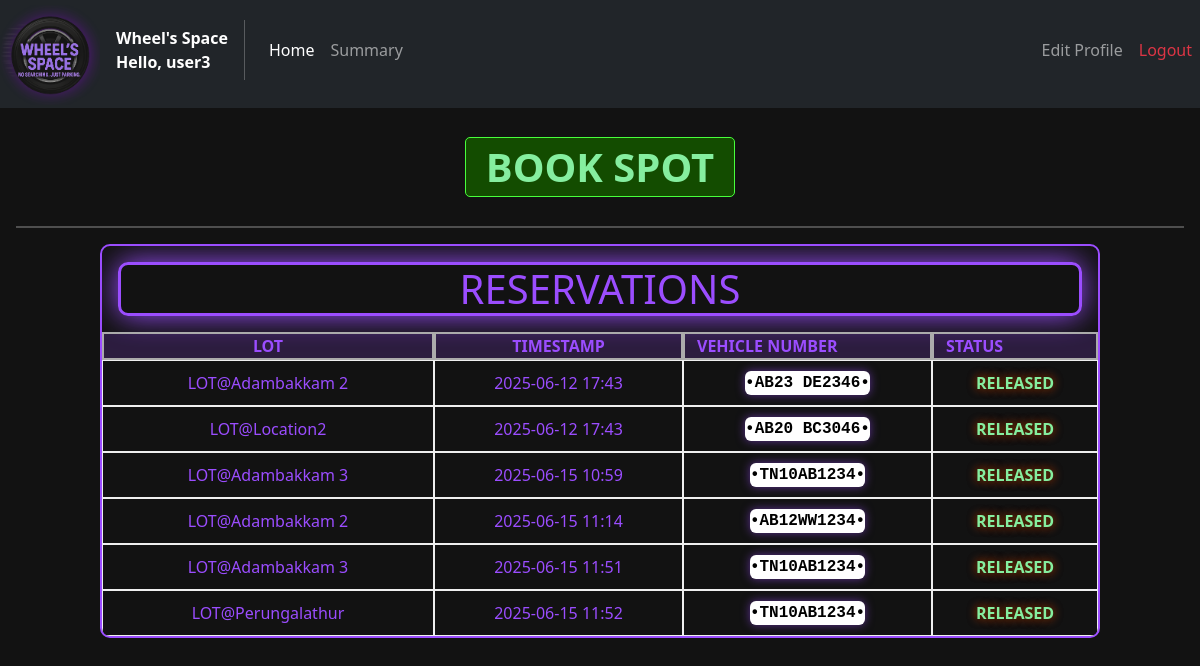
Screenshot of /home/4 with the database file from the repository.
### models/Users.py (models this page shows)
class Users(db.Model):
    __tablename__ = "Users"
    user_id = db.Column(db.Integer, primary_key = True)
    email   = db.Column(db.String(64), unique = True, nullable=False)
    passw   = db.Column(db.String(32), nullable = False)
    name    = db.Column(db.String(64), nullable = False)
    address = db.Column(db.Text, nullable = False)
    pincode = db.Column(db.Integer,nullable = False)
    reserved = db.relationship("Reservations",back_populates = "user")

### models/Reservations.py (models this page shows)
class Reservations(db.Model):
    __tablename__ = "Reservations"
    reservation_id = db.Column(db.Integer, primary_key = True)
    spot_id = db.Column(db.Integer, db.ForeignKey("Spots.spot_id"), nullable=True)
    user_id = db.Column(db.Integer, db.ForeignKey("Users.user_id"))
    parking_timestamp = db.Column(db.DateTime, nullable = False)
    leaving_timestamp = db.Column(db.DateTime)
    price_per_hour = db.Column(db.Numeric(10, 2), nullable=False)
    vehicle_number = db.Column(db.String(11), nullable=False)
    spot = db.relationship("Spots", back_populates = "reservation")
    user = db.relationship("Users", back_populates = "reserved")

### models/Lots.py (models this page shows)
class Lots(db.Model):
    __tablename__ = "Lots"
    lot_id   = db.Column(db.Integer, primary_key=True)
    location = db.Column(db.String(30), unique = True, nullable=False)
    price    = db.Column(db.Numeric(10, 2), nullable=False)
    address  = db.Column(db.String(100), nullable = False)
    pincode  = db.Column(db.Integer, nullable=False)
    max_spots= db.Column(db.Integer, nullable=False)
    spots    = db.relationship("Spots",back_populates = "lot")

### controllers/user_routes.py (the view)
@user_routes.route("/home/<int:user_id>")
def home(user_id):
    user = Users.query.filter_by(user_id = user_id).first()
    raw_sql =  text(f"""SELECT
                            spots.spot_id,
                            lots.location,
                            reservations.vehicle_number,
                            reservations.parking_timestamp,
                            reservations.leaving_timestamp
                        FROM reservations
                        LEFT OUTER JOIN spots ON (reservations.spot_id = spots.spot_id)
                        JOIN lots ON (spots.lot_id=lots.lot_id)
                        JOIN users ON (users.user_id = reservations.user_id)
                        WHERE users.user_id = {user_id};""")
    res = db.session.execute(raw_sql).all()
    i=len(res)-1
    ind = i
    while i>=0:
        if res[ind].leaving_timestamp==None:
            res.insert(0,res.pop(ind))
            ind+=1
        i-=1
        ind-=1
    return render_template("user_login.html", user = user, reservations = res)

### templates/user_login.html (shortened to what this page needs)
<!DOCTYPE html>
<html lang="en">
<head>
    <link href="https://cdn.jsdelivr.net/npm/bootstrap@5.2.3/dist/css/bootstrap.min.css" rel="stylesheet"
>
    <link rel="stylesheet" href="{{ url_for('static', filename='css/General_style.css') }}">
    <link rel="stylesheet" href="{{ url_for('static', filename='css/User_style.css') }}">
</head>
<body>
    <nav class="navbar navbar-expand-lg navbar-dark bg-dark my-nav-bar">
        <div class="navbar-brand logo">
            <img src="{{ url_for('static', filename='images/logo.png' )}}" alt="LOGO" id="logo" class="img-fluid mb-5">
        </div>
        <div>
            <div class="fw-bold text-white">Wheel's Space</div>
            <div class="fw-bold text-white"> Hello, {{user.name}}</div>
        </div>
        <div class="collapse navbar-collapse" id="navbarelements">
            <ul class="navbar-nav me-auto">
                <li class="nav-item">
                    <a href="#" class="nav-link my-nav-link active">Home</a>
                </li>
                <li class="nav-item">
                    <a href="{{url_for('user_routes.summary', user_id = user.user_id)}}" class="nav-link my-nav-link">Summary</a>
                </li>
            </ul>
            <ul class="navbar-nav">
                 <li class="nav-item">
                    <a href="{{url_for('user_routes.useredit', user_id = user.user_id)}}" class="nav-link my-nav-link">Edit Profile</a>
                </li>
                <li class="nav-item">
                    <a href="{{url_for('auth_rbac.logout')}}" class="nav-link my-nav-link text-danger">Logout</a>
                </li>
            </ul>
        </div>
    </nav>
    <div class="container justify-content-center d-flex my-4">
        <a href="{{url_for('user_routes.bookspot', user_id = user.user_id)}}" class="add-btn user-btn h1">BOOK SPOT</a>
    </div>
    <hr class="mx-3" style="height: 2px; background-color: white; border: none;">
    <div class="container my-3 user-box">
        <div class="row">
            <span class="my-title h1 m-3 col text-center">RESERVATIONS</span>
        </div>
        <div class="row mb-1 mb-lg-0">
            <div class="table-heading col-6 col-md-5 col-lg-4">LOT</div>
            <div class="table-heading col-6 col-md-3 col-lg-3">TIMESTAMP</div>
            <div class="table-heading d-none d-md-block col-md-4 col-lg-3">VEHICLE NUMBER</div>
            <div class="table-heading d-none d-lg-block col-lg-2">STATUS</div>
        </div>
        {% for res in reservations %}
        <div class="row mb-1 mb-lg-0">
            <div class="table-element col-6 col-md-5 col-lg-4">LOT@{{res.location}}</div>
            <div class="table-element col-6 col-md-3">{{res.parking_timestamp[:-10]}}</div>
            <div class="table-element col-6 col-md-4 col-lg-3">
                <div class="d-flex license-plate justify-content-center">
                    <span>{{res.vehicle_number}}</span>
                </div>
            </div>
            <div class="table-element col-6 col-md-12 col-lg-2">
                {% if res.leaving_timestamp==None %}
                    <a href="{{url_for('user_routes.releasespot', user_id = user.user_id, spot_id = res.spot_id)}}" class="user-btn del-btn">RELEASE</a>
                {% else %}
                    <span class="user-green-span">RELEASED</span>
                {% endif %}
            </div>
        </div>
        {% endfor %}
    </div>
</body>
</html>

### static/css/General_style.css (style rules this page uses)
body { background-color: #121212; }
.logo { max-width: 100px; max-height: 100px; }
.my-nav-bar { padding-top: 0px; }
.my-nav-link { padding: 10px; }
.add-btn { background-color: #134c00; color: #85ee9f; border: 1px solid #48ff3b; }
.my-title { border: 3px solid #9b4dff; color: #9b4dff; padding: 0px 10px; box-shadow: 0px 0px 30px 0px; border-radius: 10px; }
.table-heading { background-color: #9b4dff30; font-weight: bold; color: #9b4dff; border: 2px solid #ababab; display: flex; align-items: center; justify-content: center; }
.table-element { border: 1px solid #efefef; color: #9b4dff; display: flex; align-items: center; justify-content: center; }
.license-plate { text-align: center !important; border-radius: 6px; background: white; color: black; font-weight: bold; font-family: 'Consolas', 'Courier New', monospace; box-shadow: 0 0 10px #9b4dff88; height: fit-content; }
.license-plate::before, .license-plate::after { content: "•"; font-size: 1rem; color: black; vertical-align: middle; }
.user-box { max-width: 1000px; min-width: 250px; width: 90%; border: 2px solid #9b4dff; border-radius: 10px; overflow: hidden; margin-top: 20px; }

### static/css/User_style.css (style rules this page uses)
.user-green-span { display: inline-block; text-decoration: none; font-weight: bold; padding: 5px 20px; margin: 5px; border-radius: 5px; transition: 0.2s all linear; text-align: center; color: #85ee9f; text-shadow: 0px 0px 10px #134c00, 0px 0px 10px #ff0000; }
.user-btn { display: inline-block; text-decoration: none; font-weight: bold; padding: 5px 20px; margin: 5px; border-radius: 5px; transition: 0.2s all linear; text-align: center; cursor: pointer; }

### rows the page displays
Users: name "user3"
Reservations: location "Adambakkam 2", parking_timestamp "2025-06-12 17:43", vehicle_number "AB23 DE2346", shows "RELEASED"
Reservations: location "Location2", parking_timestamp "2025-06-12 17:43", vehicle_number "AB20 BC3046", shows "RELEASED"
Reservations: location "Adambakkam 3", parking_timestamp "2025-06-15 10:59", vehicle_number "TN10AB1234", shows "RELEASED"
Reservations: location "Adambakkam 2", parking_timestamp "2025-06-15 11:14", vehicle_number "AB12WW1234", shows "RELEASED"
Reservations: location "Adambakkam 3", parking_timestamp "2025-06-15 11:51", vehicle_number "TN10AB1234", shows "RELEASED"
Reservations: location "Perungalathur", parking_timestamp "2025-06-15 11:52", vehicle_number "TN10AB1234", shows "RELEASED"
